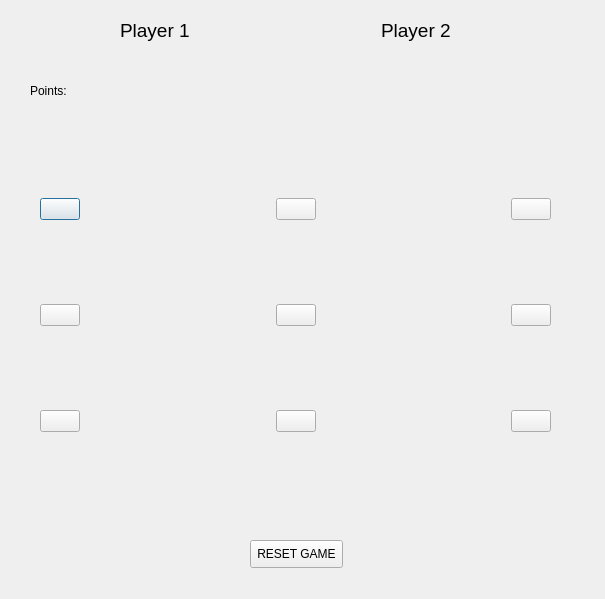
<?xml version="1.0" encoding="UTF-8"?>
<ui version="4.0">
 <class>Dialog</class>
 <widget class="QDialog" name="Dialog">
  <property name="geometry">
   <rect>
    <x>0</x>
    <y>0</y>
    <width>605</width>
    <height>599</height>
   </rect>
  </property>
  <property name="windowTitle">
   <string>TicTacToe</string>
  </property>
  <widget class="QWidget" name="verticalLayoutWidget">
   <property name="geometry">
    <rect>
     <x>40</x>
     <y>120</y>
     <width>511</width>
     <height>391</height>
    </rect>
   </property>
   <layout class="QVBoxLayout" name="verticalLayout">
    <item>
     <layout class="QHBoxLayout" name="horizontalLayout">
      <item>
       <widget class="QPushButton" name="ox_1">
        <property name="text">
         <string/>
        </property>
       </widget>
      </item>
      <item>
       <spacer name="horizontalSpacer_3">
        <property name="orientation">
         <enum>Qt::Horizontal</enum>
        </property>
        <property name="sizeHint" stdset="0">
         <size>
          <width>40</width>
          <height>20</height>
         </size>
        </property>
       </spacer>
      </item>
      <item>
       <widget class="QPushButton" name="ox_2">
        <property name="text">
         <string/>
        </property>
       </widget>
      </item>
      <item>
       <spacer name="horizontalSpacer_4">
        <property name="orientation">
         <enum>Qt::Horizontal</enum>
        </property>
        <property name="sizeHint" stdset="0">
         <size>
          <width>40</width>
          <height>20</height>
         </size>
        </property>
       </spacer>
      </item>
      <item>
       <widget class="QPushButton" name="ox_3">
        <property name="text">
         <string/>
        </property>
       </widget>
      </item>
     </layout>
    </item>
    <item>
     <layout class="QHBoxLayout" name="horizontalLayout_4">
      <item>
       <widget class="QPushButton" name="ox_4">
        <property name="text">
         <string/>
        </property>
       </widget>
      </item>
      <item>
       <spacer name="horizontalSpacer">
        <property name="orientation">
         <enum>Qt::Horizontal</enum>
        </property>
        <property name="sizeHint" stdset="0">
         <size>
          <width>40</width>
          <height>20</height>
         </size>
        </property>
       </spacer>
      </item>
      <item>
       <widget class="QPushButton" name="ox_5">
        <property name="text">
         <string/>
        </property>
       </widget>
      </item>
      <item>
       <spacer name="horizontalSpacer_2">
        <property name="orientation">
         <enum>Qt::Horizontal</enum>
        </property>
        <property name="sizeHint" stdset="0">
         <size>
          <width>40</width>
          <height>20</height>
         </size>
        </property>
       </spacer>
      </item>
      <item>
       <widget class="QPushButton" name="ox_6">
        <property name="text">
         <string/>
        </property>
       </widget>
      </item>
     </layout>
    </item>
    <item>
     <layout class="QHBoxLayout" name="horizontalLayout_2">
      <item>
       <widget class="QPushButton" name="ox_7">
        <property name="text">
         <string/>
        </property>
       </widget>
      </item>
      <item>
       <spacer name="horizontalSpacer_6">
        <property name="orientation">
         <enum>Qt::Horizontal</enum>
        </property>
        <property name="sizeHint" stdset="0">
         <size>
          <width>40</width>
          <height>20</height>
         </size>
        </property>
       </spacer>
      </item>
      <item>
       <widget class="QPushButton" name="ox_8">
        <property name="text">
         <string/>
        </property>
       </widget>
      </item>
      <item>
       <spacer name="horizontalSpacer_5">
        <property name="orientation">
         <enum>Qt::Horizontal</enum>
        </property>
        <property name="sizeHint" stdset="0">
         <size>
          <width>40</width>
          <height>20</height>
         </size>
        </property>
       </spacer>
      </item>
      <item>
       <widget class="QPushButton" name="ox_9">
        <property name="text">
         <string/>
        </property>
       </widget>
      </item>
     </layout>
    </item>
   </layout>
  </widget>
  <widget class="QWidget" name="horizontalLayoutWidget_4">
   <property name="geometry">
    <rect>
     <x>120</x>
     <y>0</y>
     <width>331</width>
     <height>61</height>
    </rect>
   </property>
   <layout class="QHBoxLayout" name="horizontalLayout_5">
    <item>
     <widget class="QLabel" name="label">
      <property name="font">
       <font>
        <pointsize>14</pointsize>
       </font>
      </property>
      <property name="text">
       <string>Player 1</string>
      </property>
     </widget>
    </item>
    <item>
     <spacer name="horizontalSpacer_7">
      <property name="orientation">
       <enum>Qt::Horizontal</enum>
      </property>
      <property name="sizeHint" stdset="0">
       <size>
        <width>40</width>
        <height>20</height>
       </size>
      </property>
     </spacer>
    </item>
    <item>
     <widget class="QLabel" name="label_2">
      <property name="font">
       <font>
        <pointsize>14</pointsize>
       </font>
      </property>
      <property name="text">
       <string>Player 2</string>
      </property>
     </widget>
    </item>
   </layout>
  </widget>
  <widget class="QLabel" name="label_3">
   <property name="geometry">
    <rect>
     <x>30</x>
     <y>70</y>
     <width>91</width>
     <height>41</height>
    </rect>
   </property>
   <property name="text">
    <string>Points:</string>
   </property>
  </widget>
  <widget class="QLabel" name="player1_points">
   <property name="geometry">
    <rect>
     <x>150</x>
     <y>80</y>
     <width>21</width>
     <height>16</height>
    </rect>
   </property>
   <property name="layoutDirection">
    <enum>Qt::LeftToRight</enum>
   </property>
   <property name="text">
    <string/>
   </property>
   <property name="alignment">
    <set>Qt::AlignCenter</set>
   </property>
  </widget>
  <widget class="QLabel" name="player2_points">
   <property name="geometry">
    <rect>
     <x>390</x>
     <y>80</y>
     <width>21</width>
     <height>16</height>
    </rect>
   </property>
   <property name="layoutDirection">
    <enum>Qt::LeftToRight</enum>
   </property>
   <property name="text">
    <string/>
   </property>
   <property name="alignment">
    <set>Qt::AlignCenter</set>
   </property>
  </widget>
  <widget class="QPushButton" name="pbReset">
   <property name="geometry">
    <rect>
     <x>250</x>
     <y>540</y>
     <width>93</width>
     <height>28</height>
    </rect>
   </property>
   <property name="text">
    <string>RESET GAME</string>
   </property>
  </widget>
 </widget>
 <resources/>
 <connections/>
</ui>
